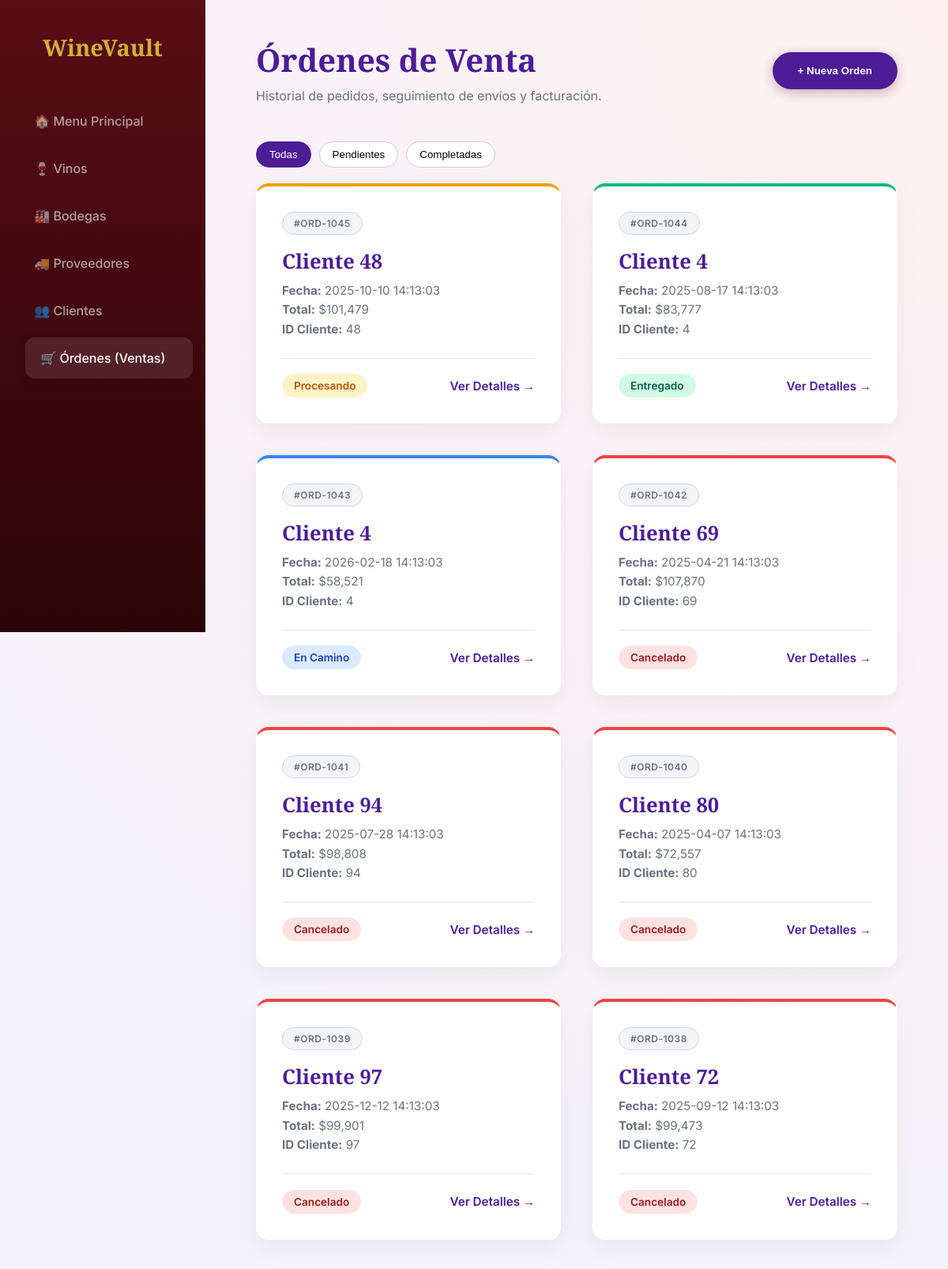
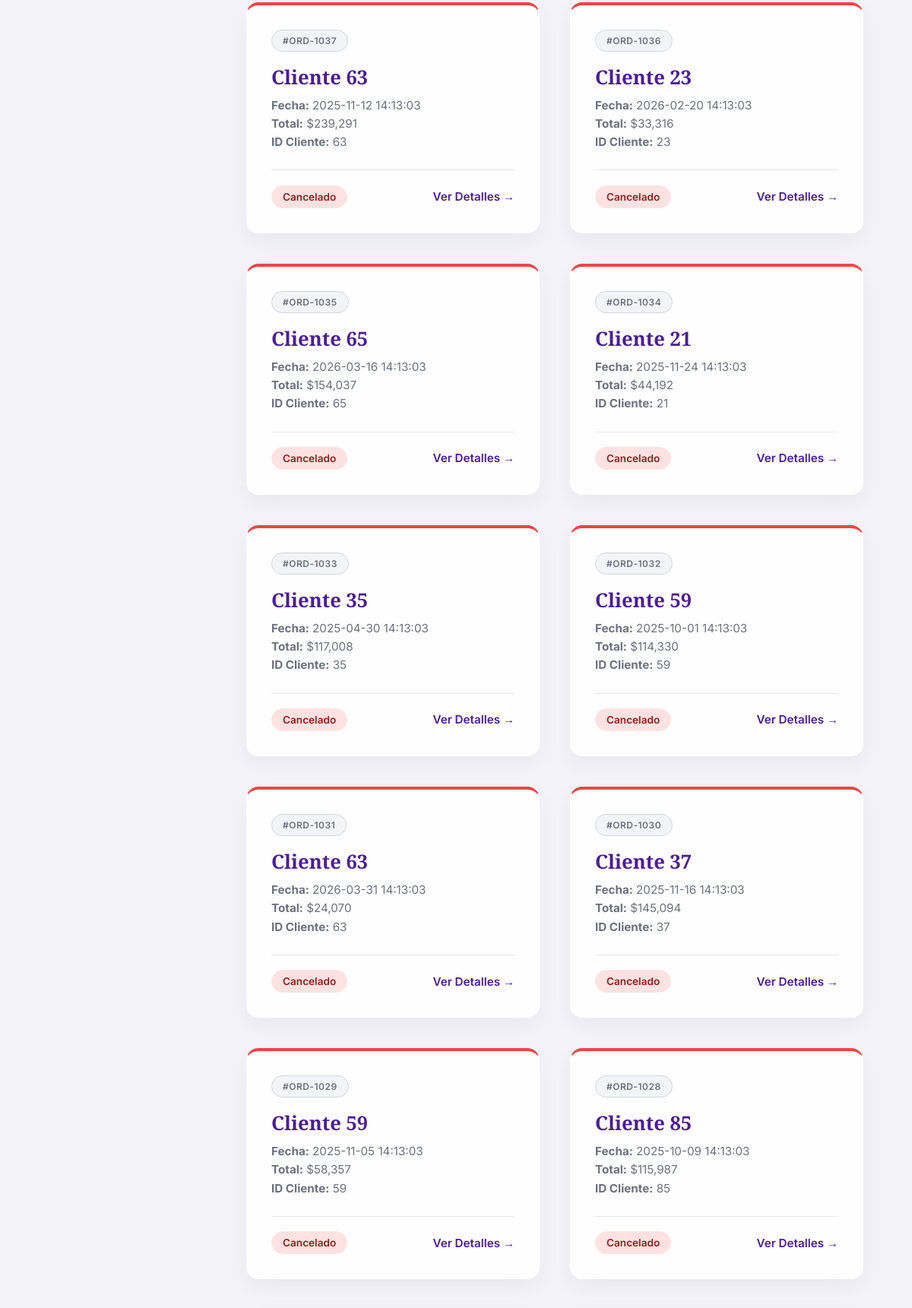
Screenshot of /ordenes (upper part) with the database file from the repository (2 pictures, top to bottom).
### tables this page shows
CREATE TABLE Ordenes (id_orden INTEGER PRIMARY KEY AUTOINCREMENT,
							  id_cliente INTEGER,
							  fecha_venta DATE,
							  total INTEGER,
							  FOREIGN KEY (id_cliente) REFERENCES Clientes(id_cliente));

### PaginaWeb/app.py (the view)
@app.route('/ordenes')
def ordenes():
    conn = get_db_connection()
    if not conn:
        return "Error de conexión a base de datos", 500
    cursor = conn.cursor()
    cursor.execute("SELECT * FROM Ordenes LIMIT 20")
    ordenes = cursor.fetchall()
    conn.close()
    return render_template('ordenes.html', ordenes=ordenes)

### PaginaWeb/app.py (called while the page is built)
def get_db_connection():
    try:
        conn = sqlite3.connect('bodega.db')
        conn.row_factory = sqlite3.Row
        return conn
    except sqlite3.Error as e:
        print(f"Error conexión: {e}")
        return None

### PaginaWeb/templates/ordenes.html (shortened to what this page needs)
{% extends "base.html" %}
{% block page_class %}page-ordenes{% endblock %}
{% block content %}
<header>
    <div>
        <h2>Órdenes de Venta</h2>
        <p class="subtitle">Historial de pedidos, seguimiento de envíos y facturación.</p>
    </div>
    <button class="btn-add">+ Nueva Orden</button>
</header>
<div style="margin-bottom: 20px; display: flex; gap: 10px;">
    <button style="padding: 8px 16px; border-radius: 20px; border: 1px solid var(--primary); background: var(--primary); color: white; cursor: pointer;">Todas</button>
    <button style="padding: 8px 16px; border-radius: 20px; border: 1px solid #ccc; background: white; cursor: pointer;">Pendientes</button>
    <button style="padding: 8px 16px; border-radius: 20px; border: 1px solid #ccc; background: white; cursor: pointer;">Completadas</button>
</div>
<div class="wine-grid">
    {% for orden in ordenes %}
    {% set border_color = '#f59e0b' if loop.index == 1 else '#10b981' if loop.index == 2 else '#3b82f6' if loop.index == 3 else '#ef4444' %}
    {% set estado = 'Procesando' if loop.index == 1 else 'Entregado' if loop.index == 2 else 'En Camino' if loop.index == 3 else 'Cancelado' %}
    {% set estado_bg = '#fef3c7' if loop.index == 1 else '#d1fae5' if loop.index == 2 else '#dbeafe' if loop.index == 3 else '#fee2e2' %}
    {% set estado_color = '#b45309' if loop.index == 1 else '#065f46' if loop.index == 2 else '#1e40af' if loop.index == 3 else '#991b1b' %}
    <div class="wine-card" style="border-top: 4px solid {{ border_color }};">
        <div class="wine-body">
            <span class="badge" style="background: #f3f4f8; color: var(--text-muted); border: 1px solid #d1d5db;">#ORD-{{ 1045 - loop.index0 }}</span>
            <h3>Cliente {{ orden[1] }}</h3>
            <div class="wine-details">
                <strong>Fecha:</strong> {{ orden[2] }}<br>
                <strong>Total:</strong> ${{ "{:,.0f}".format(orden[3]) }}<br>
                <strong>ID Cliente:</strong> {{ orden[1] }}
            </div>
            <div class="wine-footer">
                <span class="stock-pill" style="background: {{ estado_bg }}; color: {{ estado_color }}; border-color: {{ estado_bg }};">{{ estado }}</span>
                <a href="#" class="btn-view">Ver Detalles →</a>
            </div>
        </div>
    </div>
    {% endfor %}
</div>
{% endblock %}

### PaginaWeb/static/styles.css (style rules this page uses)
:root { --primary: #590d16; --primary-light: #8a1724; --accent: #d4af37; --bg: #f3f4f8; --surface: rgba(255, 255, 255, 0.9); --text-main: #111827; --text-muted: #6b7280; --radius: 16px; --shadow: 0 10px 30px rgba(0, 0, 0, 0.05); }
.page-ordenes { --primary: #4c1d95; --primary-light: #7c3aed; --accent: #f472b6; --bg: #f5f3fa; }
* { box-sizing: border-box; margin: 0; padding: 0; }
body { font-family: 'Inter', sans-serif; background-color: var(--bg); background-image: radial-gradient(circle at top right, #fff1f2, transparent 40%); color: var(--text-main); display: flex; min-height: 100vh; overflow-x: hidden; }
header { display: flex; justify-content: space-between; align-items: center; margin-bottom: 3rem; animation: fadeUp 0.6s ease-out; }
header h2 { font-family: 'Playfair Display', serif; font-size: 2.5rem; color: var(--primary); }
.subtitle { color: var(--text-muted); margin-top: 8px; }
.btn-add { background: var(--primary); color: white; border: none; padding: 1rem 2rem; border-radius: 50px; font-weight: 600; cursor: pointer; transition: all 0.3s cubic-bezier(0.4, 0, 0.2, 1); box-shadow: 0 4px 15px rgba(89, 13, 22, 0.3); }
.wine-grid { display: grid; grid-template-columns: repeat(auto-fill, minmax(320px, 1fr)); gap: 2.5rem; }
.wine-card { background: var(--surface); border-radius: var(--radius); overflow: hidden; box-shadow: var(--shadow); border: 1px solid rgba(255,255,255,0.8); transition: all 0.4s cubic-bezier(0.4, 0, 0.2, 1); animation: fadeUp 0.6s ease-out both; }
.wine-body { padding: 2rem; }
.badge { padding: 6px 14px; border-radius: 30px; font-size: 0.75rem; font-weight: 600; text-transform: uppercase; letter-spacing: 0.5px; display: inline-block; margin-bottom: 1rem; }
.wine-body h3 { margin: 0 0 0.5rem; font-family: 'Playfair Display', serif; font-size: 1.6rem; color: var(--primary); }
.wine-details { font-size: 0.95rem; color: var(--text-muted); margin-bottom: 1.5rem; line-height: 1.6; }
.wine-footer { display: flex; justify-content: space-between; align-items: center; border-top: 1px solid #e5e7eb; padding-top: 1.2rem; }
.stock-pill { background: #f0fdf4; color: #166534; padding: 6px 14px; border-radius: 20px; font-size: 0.85rem; font-weight: 600; border: 1px solid #bbf7d0; }
.btn-view { color: var(--primary); text-decoration: none; font-weight: 600; font-size: 0.95rem; transition: color 0.3s; }

### rows the page displays
Ordenes: index0 "1045", id_cliente "48", fecha_venta "2025-10-10 14:13:03", total "101,479", estado "Procesando"
Ordenes: index0 "1044", id_cliente "4", fecha_venta "2025-08-17 14:13:03", total "83,777", estado "Entregado"
Ordenes: index0 "1043", id_cliente "4", fecha_venta "2026-02-18 14:13:03", total "58,521", estado "En Camino"
Ordenes: index0 "1042", id_cliente "69", fecha_venta "2025-04-21 14:13:03", total "107,870", estado "Cancelado"
Ordenes: index0 "1041", id_cliente "94", fecha_venta "2025-07-28 14:13:03", total "98,808", estado "Cancelado"
Ordenes: index0 "1040", id_cliente "80", fecha_venta "2025-04-07 14:13:03", total "72,557", estado "Cancelado"
Ordenes: index0 "1039", id_cliente "97", fecha_venta "2025-12-12 14:13:03", total "99,901", estado "Cancelado"
Ordenes: index0 "1038", id_cliente "72", fecha_venta "2025-09-12 14:13:03", total "99,473", estado "Cancelado"
Ordenes: index0 "1037", id_cliente "63", fecha_venta "2025-11-12 14:13:03", total "239,291", estado "Cancelado"
Ordenes: index0 "1036", id_cliente "23", fecha_venta "2026-02-20 14:13:03", total "33,316", estado "Cancelado"
Ordenes: index0 "1035", id_cliente "65", fecha_venta "2026-03-16 14:13:03", total "154,037", estado "Cancelado"
Ordenes: index0 "1034", id_cliente "21", fecha_venta "2025-11-24 14:13:03", total "44,192", estado "Cancelado"
Ordenes: index0 "1033", id_cliente "35", fecha_venta "2025-04-30 14:13:03", total "117,008", estado "Cancelado"
Ordenes: index0 "1032", id_cliente "59", fecha_venta "2025-10-01 14:13:03", total "114,330", estado "Cancelado"
Ordenes: index0 "1031", id_cliente "63", fecha_venta "2026-03-31 14:13:03", total "24,070", estado "Cancelado"
Ordenes: index0 "1030", id_cliente "37", fecha_venta "2025-11-16 14:13:03", total "145,094", estado "Cancelado"
Ordenes: index0 "1029", id_cliente "59", fecha_venta "2025-11-05 14:13:03", total "58,357", estado "Cancelado"
Ordenes: index0 "1028", id_cliente "85", fecha_venta "2025-10-09 14:13:03", total "115,987", estado "Cancelado"
